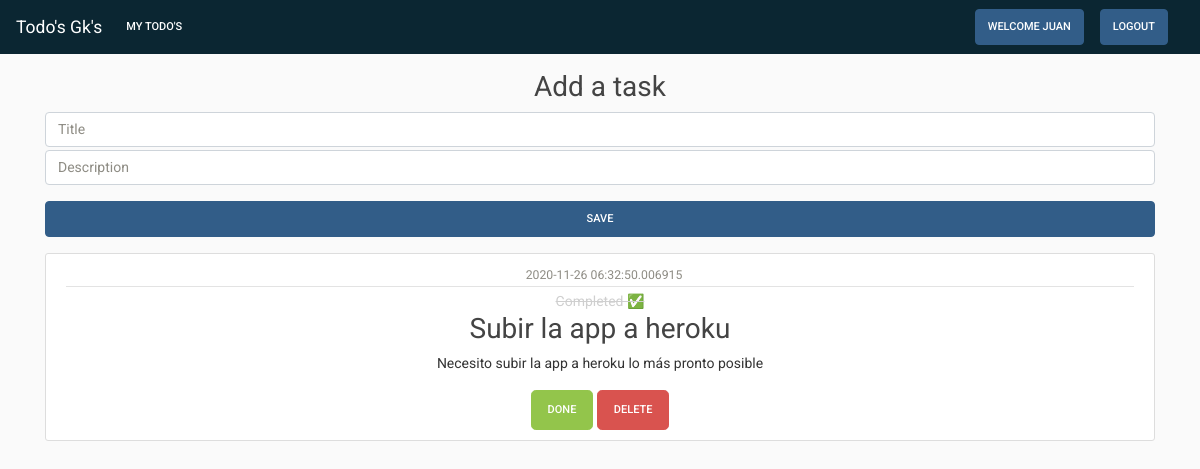
/home (signed in), run on the app's committed database.
### togk/models.py (models this page shows, shortened)
class User(db.Model, UserMixin):
    id = db.Column(db.Integer, primary_key = True)
    username = db.Column(db.String(20), unique = True, nullable = False)
    email = db.Column(db.String(120), unique = True, nullable = False)
    image_file = db.Column(db.String(20), nullable=False, default='default.png')
    password = db.Column(db.String(80), nullable = False)

class Task(db.Model):
    id = db.Column(db.Integer, primary_key = True)
    title = db.Column(db.String(100), nullable = False)
    date_posted = db.Column(db.DateTime, nullable = False, default = datetime.utcnow)
    content = db.Column(db.Text, nullable = False)
    done = db.Column(db.Boolean)
    user_id = db.Column(db.Integer, db.ForeignKey('user.id'), nullable = False)

### togk/routes.py (the view)
@app.route('/',  methods=['GET', 'POST'])
@app.route('/home',  methods=['GET', 'POST'])
def home():
    if current_user.is_authenticated:
        print(current_user.id)
        tasks = Task.query.filter_by(user_id=current_user.id).all()
        return render_template('home.html', tasks = tasks, user=current_user.username)
    else:
        return render_template('please_login.html')

### togk/models.py (called while the page is built)
@login_manager.user_loader
def load_user(user_id):
    return User.query.get(int(user_id))

### togk/templates/home.html (shortened to what this page needs)
{% extends "layout.html" %}
{% block content %}
  <div class="media-body">
    <h2 style="text-align: center; margin-top: 1rem;">Add a task</h2>
    <form action="/create-task" method="POST">
      <div class="form-group">
          <input type="text" name="title" placeholder="Title" class="form-control" autofocus>
          <input type="text" name="content" placeholder="Description" class="form-control" autofocus>
      </div>
      <button type="submit" class="btn btn-primary btn-block">Save</button>
  </form>
  </div>
  <div class="media-body">
    {% for task in tasks %}
        <article class="media content-section">
          <div class="media-body">
            <div class="task-metadata">
              <small class="text-muted">{{ task.date_posted }}</small>
            </div>
            {% if task.done %}
            <span class="done">Completed ✅</span>
            <h2 class="task-title">{{ task.title }}</h2>
            {% else %}
            <h2 class="done">{{ task.title }}</h2>
            {% endif %}
            <p class="task-content">{{ task.content }}</p>
            <a href="/done/{{task.id}}" class="btn btn-success btn-lg">Done</a>
            <a href="{{url_for('delete', id=task.id)}}" class="btn btn-danger btn-lg">Delete</a>
          </div>
        </article>
    {% endfor %}
{% endblock content %}

### togk/templates/layout.html (shortened to what this page needs)
<!DOCTYPE html>
<html lang="en">
<head>
    <link rel="stylesheet" href="https://stackpath.bootstrapcdn.com/bootswatch/4.3.1/sandstone/bootstrap.min.css">
    <link rel="stylesheet" type="text/css" href="{{ url_for('static', filename='main.css') }}">
</head>
<body>
    <nav class="navbar navbar-expand-lg navbar-dark" style="background-color: #0B2632;">
        <a class="navbar-brand" href="{{ url_for('home') }}">Todo's Gk's</a>
        <div class="collapse navbar-collapse" id="navbarColor02">
          <ul class="navbar-nav mr-auto">
            <li class="nav-item active">
              <a class="nav-link" href="{{url_for('home')}}">My todo's</a>
            </li>
          </ul>
        {% if user %}
        <a href="{{url_for('account')}}" class="btn btn-primary my-2 my-sm-0">Welcome {{ user }}</a>
        <a href="{{url_for('logout')}}" class="btn btn-primary my-2 my-sm-0">Logout</a>
        {% else %}
        <a href="{{url_for('login')}}" class="btn btn-primary my-2 my-sm-0">Iniciar sesión</a>
        <div style="margin-left: 1rem;"></div>
        {% endif %}
        </div>
      </nav>
      <main role="main" class="container">
        <div class="row">
          <div class="col-md-12">
            {% block content %}{% endblock %}
          </div>
        </div>
      </main>
</body>
</html>

### togk/static/main.css (style rules this page uses)
body { background: #fafafa; color: #333333; }
h1, h2, h3, h4, h5, h6 { color: #444444; text-align: center; }
.content-section { text-align: center; background: #ffffff; padding: 10px 20px; border: 1px solid #dddddd; border-radius: 3px; margin-bottom: 20px; }
.task-title { color: #444444; }
.task-content { white-space: pre-line; }
.task-metadata { padding-bottom: 1px; margin-bottom: 4px; border-bottom: 1px solid #e3e3e3 }
.done { text-decoration: line-through; color: #cfcfcf; }

### data on the page
User: username "JUAN"
Task: date_posted "2020-11-26 06:32:50.006915", title "Subir la app a heroku", content "Necesito subir la app a heroku lo más pronto posible"
